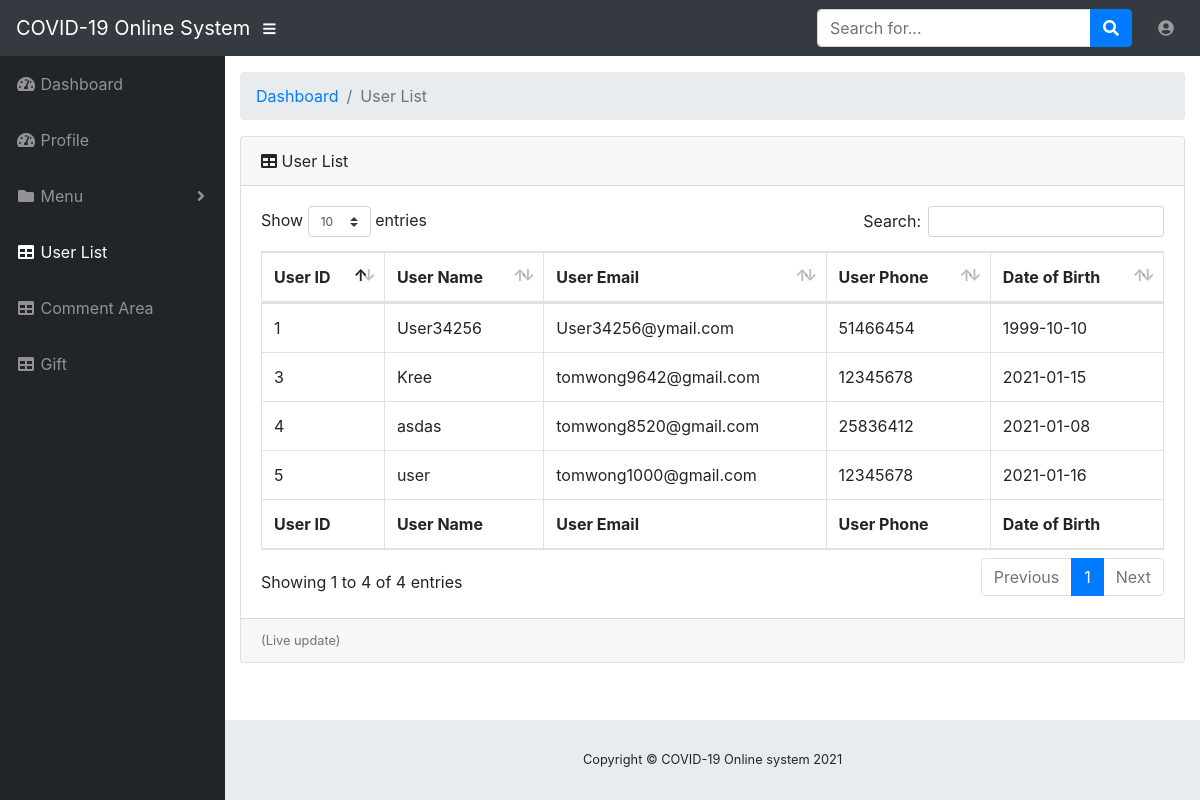
Screenshot of /suserlist.php with the database file from the repository.
### tables this page shows
CREATE TABLE IF NOT EXISTS `normal_user` (
  `U_ID` int(10) NOT NULL AUTO_INCREMENT,
  `U_Name` varchar(20) NOT NULL,
  `U_DateofBirth` date NOT NULL,
  `U_Email` varchar(255) NOT NULL,
  `U_Password` varchar(20) NOT NULL,
  `U_HKID` varchar(8) NOT NULL,
  `U_Phone` char(8) NOT NULL,
  `U_Gender` tinyint(1) NOT NULL,
  `U_Address` varchar(255) NOT NULL,
  `U_Point` varchar(255) NOT NULL,
  PRIMARY KEY (`U_ID`,`U_Email`)
);

### suserlist.php (the view, shortened to what this page needs)
<!DOCTYPE html>
<html lang="en">
  <head>
    <link href="vendor/bootstrap/css/bootstrap.min.css" rel="stylesheet">
    <link href="vendor/fontawesome-free/css/all.min.css" rel="stylesheet" type="text/css">
    <link href="vendor/datatables/dataTables.bootstrap4.css" rel="stylesheet">
    <link href="css/sb-admin.css" rel="stylesheet">
  </head>
  <body id="page-top">
    <nav class="navbar navbar-expand navbar-dark bg-dark static-top">
      <a class="navbar-brand mr-1" href="staffhome.php">COVID-19 Online System</a>
      <button class="btn btn-link btn-sm text-white order-1 order-sm-0" id="sidebarToggle" href="#">
        <i class="fas fa-bars"></i>
      </button>
      <form class="d-none d-md-inline-block form-inline ml-auto mr-0 mr-md-3 my-2 my-md-0">
        <div class="input-group">
          <input type="text" class="form-control" placeholder="Search for..." aria-label="Search" aria-describedby="basic-addon2">
          <div class="input-group-append">
            <button class="btn btn-primary" type="button">
              <i class="fas fa-search"></i>
            </button>
          </div>
        </div>
      </form>
    <ul class="navbar-nav ml-auto ml-md-0">
        <li class="nav-item dropdown no-arrow">
          <a class="nav-link dropdown-toggle" href="#" id="userDropdown" role="button" data-toggle="dropdown" aria-haspopup="true" aria-expanded="false">
            <i class="fas fa-user-circle fa-fw"></i>
          </a>
        </li>
      </ul>
    </nav>
    <div id="wrapper">
       <ul class="sidebar navbar-nav">
        <li class="nav-item">
          <a class="nav-link" href="staffhome.php">
            <i class="fas fa-fw fa-tachometer-alt"></i>
            <span>Dashboard</span>
          </a>
        </li>
		<li class="nav-item ">
          <a class="nav-link" href="SProfile.php">
            <i class="fas fa-fw fa-tachometer-alt"></i>
            <span>Profile</span>
          </a>
        </li>
        <li class="nav-item dropdown">
          <a class="nav-link dropdown-toggle" href="#" id="pagesDropdown" role="button" data-toggle="dropdown" aria-haspopup="true" aria-expanded="false">
            <i class="fas fa-fw fa-folder"></i>
            <span>Menu</span>
          </a>
        </li>
		    <li class="nav-item active">
          <a class="nav-link" href="suserlist.php">
            <i class="fas fa-fw fa-table"></i>
            <span>User List</span></a>
        </li>
		  <li class="nav-item "  >
          <a class="nav-link" href="Scomment.php">
            <i class="fas fa-fw fa-table"></i>
            <span>Comment Area</span></a>
        </li>
		  <li class="nav-item  "  >
          <a class="nav-link" href="gift.php">
            <i class="fas fa-fw fa-table"></i>
            <span>Gift</span></a>
        </li>
      </ul>
      <div id="content-wrapper">
        <div class="container-fluid">
          <ol class="breadcrumb">
            <li class="breadcrumb-item">
              <a href="staffhome.php">Dashboard</a>
            </li>
            <li class="breadcrumb-item active">User List</li>
          </ol>
          <div class="card mb-3">
            <div class="card-header">
              <i class="fas fa-table"></i>
              User List</div>
            <div class="card-body">
              <div class="table-responsive">
<?php
require("conn.php");
$sql = "select * from normal_user";
$ls = mysqli_query($conn, $sql);
$error = mysqli_error($conn);
if ( $error != ""){
	echo $error;
}else{
?>
                <table class="table table-bordered" id="dataTable" width="100%" cellspacing="0">
                  <thead>
                    <tr>
                      <th>User ID</th>
                      <th>User Name</th>
                      <th>User Email</th>
                      <th>User Phone</th>
					  <th>Date of Birth</th>
                    </tr>
                  </thead>
                  <tfoot>
                    <tr>
					  <th>User ID</th>
                      <th>User Name</th>
                      <th>User Email</th>
                      <th>User Phone</th>
					  <th>Date of Birth</th>
                    </tr>
                  </tfoot>
                  <tbody>
					<?php
while ($row = mysqli_fetch_assoc($ls)){
	echo"<tr>";
	echo"<td>{$row["U_ID"]}</td>";
	echo"<td>{$row["U_Name"]}</td>";
	echo"<td>{$row["U_Email"]}</td>";
	echo"<td>{$row["U_Phone"]}</td>";
	echo"<td>{$row["U_DateofBirth"]}</td>";
	echo "</tr>";
}
?>
                  </tbody>
                </table>
<?php
}
?>
              </div>
            </div>
            <div class="card-footer small text-muted">(Live update)</div>
          </div>
        </div>
        <footer class="sticky-footer">
          <div class="container my-auto">
            <div class="copyright text-center my-auto">
              <span>Copyright © COVID-19 Online system 2021</span>
            </div>
          </div>
        </footer>
      </div>
    </div>
  </body>
</html>

### css/sb-admin.css (style rules this page uses)
html { position: relative; min-height: 100%; }
body { height: 100%; }
#wrapper { display: -webkit-box; display: -ms-flexbox; display: flex; }
#wrapper #content-wrapper { overflow-x: hidden; width: 100%; padding-top: 1rem; padding-bottom: 80px; }
.navbar-nav .nav-item.active .nav-link { color: #fff; }
.navbar-nav .nav-item.dropdown .dropdown-toggle::after { width: 1rem; text-align: center; float: right; vertical-align: 0; border: 0; font-weight: 900; content: '\f105'; font-family: 'Font Awesome 5 Free'; }
.navbar-nav .nav-item.dropdown.no-arrow .dropdown-toggle::after { display: none; }
.sidebar { width: 90px !important; background-color: #212529; min-height: calc(100vh - 56px); }
.sidebar .nav-item:last-child { margin-bottom: 1rem; }
.sidebar .nav-item .nav-link { text-align: center; padding: 0.75rem 1rem; width: 90px; }
.sidebar .nav-item .nav-link span { font-size: 0.65rem; display: block; }
.sidebar .nav-item.dropdown .dropdown-toggle::after { display: none; }
.sidebar .nav-item .nav-link { color: rgba(255, 255, 255, 0.5); }
@media (min-width: 768px) { .sidebar { width: 225px !important; } }
@media (min-width: 768px) { .sidebar .nav-item .nav-link { display: block; width: 100%; text-align: left; padding: 1rem; width: 225px; } }
@media (min-width: 768px) { .sidebar .nav-item .nav-link span { font-size: 1rem; display: inline; } }
@media (min-width: 768px) { .sidebar .nav-item.dropdown .dropdown-toggle::after { display: block; } }
:root { --input-padding-x: 0.75rem; --input-padding-y: 0.75rem; }
footer.sticky-footer { display: -webkit-box; display: -ms-flexbox; display: flex; position: absolute; right: 0; bottom: 0; width: calc(100% - 90px); height: 80px; background-color: #e9ecef; }
footer.sticky-footer .copyright { line-height: 1; font-size: 0.8rem; }
@media (min-width: 768px) { footer.sticky-footer { width: calc(100% - 225px); } }

### rows the page displays
normal_user: U_ID "1", U_Name "User34256", U_Email "User34256@ymail.com", U_Phone "51466454", U_DateofBirth "1999-10-10"
normal_user: U_ID "3", U_Name "Kree", U_Email "tomwong9642@gmail.com", U_Phone "12345678", U_DateofBirth "2021-01-15"
normal_user: U_ID "4", U_Name "asdas", U_Email "tomwong8520@gmail.com", U_Phone "25836412", U_DateofBirth "2021-01-08"
normal_user: U_ID "5", U_Name "user", U_Email "tomwong1000@gmail.com", U_Phone "12345678", U_DateofBirth "2021-01-16"
